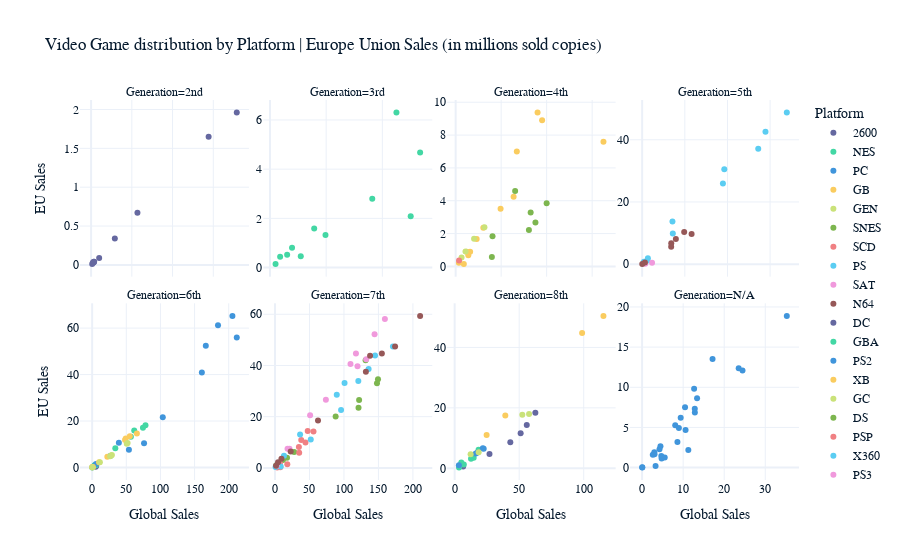

Notebook source saved alongside this figure:
### Code cell
import plotly.express as px

df = result.where(result["EU Sales"] != 0).dropna()

fig = px.scatter(df, x="Global Sales",facet_col="Generation", y="EU Sales", color="Platform", hover_name="Year",facet_col_wrap=4,category_orders={"Generation": ["2nd", "3rd", "4th", "5th","6th","7th","8th"]},title="Video Game distribution by Platform | Europe Union Sales (in millions sold copies)")

fig.update_traces(textposition="bottom right")
fig.update_xaxes(matches=None)
fig.update_yaxes(matches=None,showticklabels=True)
fig.show()

fig.write_image("./img/EUSales.png")

### Figure 1 — Plotly figure (JSON) as saved in the notebook; plotly's stock layout.template omitted (floating-point values rounded to 4 significant figures)
{"data": [{"hovertemplate": "<b>%{hovertext}</b><br><br>Platform=2600<br>Generation=2nd<br>Global Sales=%{x}<br>EU Sales=%{y}<extra></extra>", "hovertext": [1980, 1981, 1982, 1983, 1984, 1985, 1986, 1987, 1988, 1989], "legendgroup": "2600", "marker": {"color": "#6568a0", "symbol": "circle"}, "mode": "markers", "name": "2600", "orientation": "v", "showlegend": true, "x": [11.38, 35.77, 28.86, 5.83, 0.27, 0.45, 0.66, 1.98, 0.75, 0.62], "xaxis": "x5", "y": [0.67, 1.96, 1.65, 0.34, 0.01, 0.03, 0.04, 0.09, 0.04, 0.03], "yaxis": "y5", "type": "scatter", "textposition": "bottom right"}, {"hovertemplate": "<b>%{hovertext}</b><br><br>Platform=NES<br>Generation=3rd<br>Global Sales=%{x}<br>EU Sales=%{y}<extra></extra>", "hovertext": [1983, 1984, 1985, 1986, 1987, 1988, 1989, 1990, 1991, 1992, 1993], "legendgroup": "NES", "marker": {"color": "#43d7a4", "symbol": "circle"}, "mode": "markers", "name": "NES", "orientation": "v", "showlegend": true, "x": [10.96, 50.09, 53.44, 36.41, 19.76, 45.01, 7.85, 15.74, 6.11, 1.98, 3.61], "xaxis": "x6", "y": [0.46, 2.09, 4.68, 2.8, 1.32, 6.3, 0.81, 1.59, 0.52, 0.14, 0.44], "yaxis": "y6", "type": "scatter", "textposition": "bottom right"}, {"hovertemplate": "<b>%{hovertext}</b><br><br>Platform=PC<br>Generation=N/A<br>Global Sales=%{x}<br>EU Sales=%{y}<extra></extra>", "hovertext": [1985, 1988, 1992, 1994, 1995, 1996, 1997, 1998, 1999, 2000, 2001, 2002, 2003, 2004, 2005, 2006, 2007, 2008, 2009, 2010, 2011, 2012, 2013, 2014, 2015, 2016], "legendgroup": "PC", "marker": {"color": "#4095db", "symbol": "circle"}, "mode": "markers", "name": "PC", "orientation": "v", "showlegend": true, "x": [0.03, 0.03, 3.02, 12.85, 4.23, 10.59, 11.26, 3.28, 4.75, 4.68, 5.51, 8.6, 8.96, 10.46, 4.47, 2.97, 9.4, 12.67, 17.16, 24.46, 35.25, 23.53, 12.83, 13.39, 8.07, 2.6], "xaxis": "x4", "y": [0.03, 0.02, 1.66, 6.85, 2.27, 4.68, 2.19, 0.2, 1.13, 1.44, 1.24, 3.17, 4.92, 7.52, 2.67, 1.92, 6.22, 9.83, 13.51, 12.09, 18.89, 12.36, 7.34, 8.62, 5.28, 1.59], "yaxis": "y4", "type": "scatter", "textposition": "bottom right"}, {"hovertemplate": "<b>%{hovertext}</b><br><br>Platform=GB<br>Generation=4th<br>Global Sales=%{x}<br>EU Sales=%{y}<extra></extra>", "hovertext": [1988, 1989, 1990, 1991, 1992, 1994, 1995, 1996, 1997, 1998, 1999, 2000, 2001], "legendgroup": "GB", "marker": {"color": "#facc5f", "symbol": "circle"}, "mode": "markers", "name": "GB", "orientation": "v", "showlegend": true, "x": [1.43, 64.98, 4.89, 5.57, 25.48, 12.17, 3.6, 36.02, 6.37, 26.9, 38.01, 19.76, 9.24], "xaxis": "x7", "y": [0.23, 7.6, 0.89, 0.68, 4.24, 2.36, 0.14, 9.37, 0.9, 7, 8.91, 3.52, 1.67], "yaxis": "y7", "type": "scatter", "textposition": "bottom right"}, {"hovertemplate": "<b>%{hovertext}</b><br><br>Platform=GEN<br>Generation=4th<br>Global Sales=%{x}<br>EU Sales=%{y}<extra></extra>", "hovertext": [1990, 1991, 1992, 1994], "legendgroup": "GEN", "marker": {"color": "#cae279", "symbol": "circle"}, "mode": "markers", "name": "GEN", "orientation": "v", "showlegend": true, "x": [2.6, 4.34, 12.66, 8.11], "xaxis": "x7", "y": [0.55, 0.91, 2.38, 1.68], "yaxis": "y7", "type": "scatter", "textposition": "bottom right"}, {"hovertemplate": "<b>%{hovertext}</b><br><br>Platform=SNES<br>Generation=4th<br>Global Sales=%{x}<br>EU Sales=%{y}<extra></extra>", "hovertext": [1990, 1991, 1992, 1993, 1994, 1995, 1996], "legendgroup": "SNES", "marker": {"color": "#7db64f", "symbol": "circle"}, "mode": "markers", "name": "SNES", "orientation": "v", "showlegend": true, "x": [26.16, 16.21, 32.98, 40.01, 35.08, 32.21, 15.93], "xaxis": "x7", "y": [4.6, 1.84, 3.29, 3.85, 2.67, 2.22, 0.57], "yaxis": "y7", "type": "scatter", "textposition": "bottom right"}, {"hovertemplate": "<b>%{hovertext}</b><br><br>Platform=SCD<br>Generation=4th<br>Global Sales=%{x}<br>EU Sales=%{y}<extra></extra>", "hovertext": [1993], "legendgroup": "SCD", "marker": {"color": "#f08083", "symbol": "circle"}, "mode": "markers", "name": "SCD", "orientation": "v", "showlegend": true, "x": [1.5], "xaxis": "x7", "y": [0.36], "yaxis": "y7", "type": "scatter", "textposition": "bottom right"}, {"hovertemplate": "<b>%{hovertext}</b><br><br>Platform=PS<br>Generation=5th<br>Global Sales=%{x}<br>EU Sales=%{y}<extra></extra>", "hovertext": [1994, 1995, 1996, 1997, 1998, 1999, 2000, 2001, 2002, 2003], "legendgroup": "PS", "marker": {"color": "#5bcdf2", "symbol": "circle"}, "mode": "markers", "name": "PS", "orientation": "v", "showlegend": true, "x": [6.02, 35.92, 94.68, 136.1, 169.6, 144.6, 96.28, 35.52, 6.69, 2.05], "xaxis": "x8", "y": [1.2, 9.85, 25.92, 37.14, 48.74, 42.6, 30.54, 13.72, 1.89, 0.78], "yaxis": "y8", "type": "scatter", "textposition": "bottom right"}, {"hovertemplate": "<b>%{hovertext}</b><br><br>Platform=SAT<br>Generation=5th<br>Global Sales=%{x}<br>EU Sales=%{y}<extra></extra>", "hovertext": [1994, 1995], "legendgroup": "SAT", "marker": {"color": "#f099dc", "symbol": "circle"}, "mode": "markers", "name": "SAT", "orientation": "v", "showlegend": true, "x": [3.64, 11.58], "xaxis": "x8", "y": [0.12, 0.42], "yaxis": "y8", "type": "scatter", "textposition": "bottom right"}, {"hovertemplate": "<b>%{hovertext}</b><br><br>Platform=N64<br>Generation=5th<br>Global Sales=%{x}<br>EU Sales=%{y}<extra></extra>", "hovertext": [1996, 1997, 1998, 1999, 2000, 2001, 2002], "legendgroup": "N64", "marker": {"color": "#965858", "symbol": "circle"}, "mode": "markers", "name": "N64", "orientation": "v", "showlegend": true, "x": [34.11, 39.51, 49.28, 57.96, 34.01, 3.26, 0.08], "xaxis": "x8", "y": [6.72, 8.09, 10.35, 9.74, 5.59, 0.52, 0.02], "yaxis": "y8", "type": "scatter", "textposition": "bottom right"}, {"hovertemplate": "<b>%{hovertext}</b><br><br>Platform=DC<br>Generation=6th<br>Global Sales=%{x}<br>EU Sales=%{y}<extra></extra>", "hovertext": [1998, 1999, 2000], "legendgroup": "DC", "marker": {"color": "#6568a0", "symbol": "circle"}, "mode": "markers", "name": "DC", "orientation": "v", "showlegend": true, "x": [3.39, 5.17, 5.99], "xaxis": "x", "y": [0.61, 0.29, 0.79], "yaxis": "y", "type": "scatter", "textposition": "bottom right"}, {"hovertemplate": "<b>%{hovertext}</b><br><br>Platform=GBA<br>Generation=6th<br>Global Sales=%{x}<br>EU Sales=%{y}<extra></extra>", "hovertext": [2000, 2001, 2002, 2003, 2004, 2005, 2006, 2007], "legendgroup": "GBA", "marker": {"color": "#43d7a4", "symbol": "circle"}, "mode": "markers", "name": "GBA", "orientation": "v", "showlegend": true, "x": [0.06, 61.62, 74.38, 56.73, 78.09, 33.9, 5.35, 3.43], "xaxis": "x", "y": [0.02, 15.92, 17.12, 13.19, 18.15, 8.31, 0.98, 0.9], "yaxis": "y", "type": "scatter", "textposition": "bottom right"}, {"hovertemplate": "<b>%{hovertext}</b><br><br>Platform=PS2<br>Generation=6th<br>Global Sales=%{x}<br>EU Sales=%{y}<extra></extra>", "hovertext": [2000, 2001, 2002, 2003, 2004, 2005, 2006, 2007, 2008, 2009, 2010, 2011], "legendgroup": "PS2", "marker": {"color": "#4095db", "symbol": "circle"}, "mode": "markers", "name": "PS2", "orientation": "v", "showlegend": true, "x": [39.11, 166.4, 205.4, 184.3, 211.8, 160.7, 103.4, 76, 53.83, 26.45, 5.63, 0.47], "xaxis": "x", "y": [10.64, 52.37, 65.27, 61.2, 56.01, 40.86, 21.61, 10.43, 7.63, 4.94, 1.54, 0.13], "yaxis": "y", "type": "scatter", "textposition": "bottom right"}, {"hovertemplate": "<b>%{hovertext}</b><br><br>Platform=XB<br>Generation=6th<br>Global Sales=%{x}<br>EU Sales=%{y}<extra></extra>", "hovertext": [2000, 2001, 2002, 2003, 2004, 2005, 2006, 2007, 2008], "legendgroup": "XB", "marker": {"color": "#facc5f", "symbol": "circle"}, "mode": "markers", "name": "XB", "orientation": "v", "showlegend": true, "x": [0.99, 22.24, 48.15, 55.16, 65.5, 49.17, 10.15, 0.55, 0.18], "xaxis": "x", "y": [0.21, 4.65, 11.78, 13.49, 14.62, 12.49, 2.25, 0.12, 0.04], "yaxis": "y", "type": "scatter", "textposition": "bottom right"}, {"hovertemplate": "<b>%{hovertext}</b><br><br>Platform=GC<br>Generation=6th<br>Global Sales=%{x}<br>EU Sales=%{y}<extra></extra>", "hovertext": [2001, 2002, 2003, 2004, 2005, 2006, 2007], "legendgroup": "GC", "marker": {"color": "#cae279", "symbol": "circle"}, "mode": "markers", "name": "GC", "orientation": "v", "showlegend": true, "x": [26.3, 51.93, 50.66, 28.89, 27.8, 11.29, 0.27], "xaxis": "x", "y": [4.8, 10.49, 10.23, 5.33, 5.13, 2.28, 0.06], "yaxis": "y", "type": "scatter", "textposition": "bottom right"}, {"hovertemplate": "<b>%{hovertext}</b><br><br>Platform=DS<br>Generation=7th<br>Global Sales=%{x}<br>EU Sales=%{y}<extra></extra>", "hovertext": [2004, 2005, 2006, 2007, 2008, 2009, 2010, 2011, 2012, 2013], "legendgroup": "DS", "marker": {"color": "#7db64f", "symbol": "circle"}, "mode": "markers", "name": "DS", "orientation": "v", "showlegend": true, "x": [17.46, 131.4, 121.2, 149.4, 147.9, 122.0, 87.98, 27.8, 11.64, 1.96], "xaxis": "x2", "y": [3.97, 42.06, 23.53, 34.58, 33.05, 26.52, 20.07, 6.18, 3.04, 1.07], "yaxis": "y2", "type": "scatter", "textposition": "bottom right"}, {"hovertemplate": "<b>%{hovertext}</b><br><br>Platform=PSP<br>Generation=7th<br>Global Sales=%{x}<br>EU Sales=%{y}<extra></extra>", "hovertext": [2004, 2005, 2006, 2007, 2008, 2009, 2010, 2011, 2012, 2013], "legendgroup": "PSP", "marker": {"color": "#f08083", "symbol": "circle"}, "mode": "markers", "name": "PSP", "orientation": "v", "showlegend": true, "x": [7.13, 44.23, 55.85, 47.48, 34.68, 38.07, 35.11, 17.89, 7.72, 3.19], "xaxis": "x2", "y": [1.72, 9.91, 14.24, 14.37, 8.14, 10.92, 5.96, 1.45, 0.26, 0.19], "yaxis": "y2", "type": "scatter", "textposition": "bottom right"}, {"hovertemplate": "<b>%{hovertext}</b><br><br>Platform=X360<br>Generation=7th<br>Global Sales=%{x}<br>EU Sales=%{y}<extra></extra>", "hovertext": [2005, 2006, 2007, 2008, 2009, 2010, 2011, 2012, 2013, 2014, 2015, 2016], "legendgroup": "X360", "marker": {"color": "#5bcdf2", "symbol": "circle"}, "mode": "markers", "name": "X360", "orientation": "v", "showlegend": true, "x": [8.32, 51.88, 95.84, 135.8, 120.8, 171.1, 145.1, 100.9, 89.61, 36.42, 13.05, 0.83], "xaxis": "x2", "y": [0.51, 11.12, 22.58, 38.64, 33.91, 47.42, 43.85, 33.17, 28.56, 13.08, 4.77, 0.4], "yaxis": "y2", "type": "scatter", "textposition": "bottom right"}, {"hovertemplate": "<b>%{hovertext}</b><br><br>Platform=PS3<br>Generation=7th<br>Global Sales=%{x}<br>EU Sales=%{y}<extra></extra>", "hovertext": [2006, 2007, 2008, 2009, 2010, 2011, 2012, 2013, 2014, 2015, 2016], "legendgroup": "PS3", "marker": {"color": "#f099dc", "symbol": "circle"}, "mode": "markers", "name": "PS3", "orientation": "v", "showlegend": true, "x": [21.07, 73.81, 119.7, 132.3, 144.4, 159.4, 109.5, 117.4, 50.96, 18.22, 2.59], "xaxis": "x2", "y": [7.47, 26.59, 39.71, 42.43, 52.15, 58.11, 40.55, 44.66, 20.57, 7.43, 0.8], "yaxis": "y2", "type": "scatter", "textposition": "bottom right"}, {"hovertemplate": "<b>%{hovertext}</b><br><br>Platform=Wii<br>Generation=7th<br>Global Sales=%{x}<br>EU Sales=%{y}<extra></extra>", "hovertext": [2006, 2007, 2008, 2009, 2010, 2011, 2012, 2013, 2014, 2015], "legendgroup": "Wii", "marker": {"color": "#965858", "symbol": "circle"}, "mode": "markers", "name": "Wii", "orientation": "v", "showlegend": true, "x": [137.9, 155.0, 174.2, 210.4, 131.8, 62.41, 22.77, 9.36, 4.44, 1.55], "xaxis": "x2", "y": [43.84, 44.65, 47.36, 59.36, 37.5, 18.52, 6.39, 3.61, 2.25, 0.87], "yaxis": "y2", "type": "scatter", "textposition": "bottom right"}, {"hovertemplate": "<b>%{hovertext}</b><br><br>Platform=3DS<br>Generation=8th<br>Global Sales=%{x}<br>EU Sales=%{y}<extra></extra>", "hovertext": [2011, 2012, 2013, 2014, 2015, 2016], "legendgroup": "3DS", "marker": {"color": "#6568a0", "symbol": "circle"}, "mode": "markers", "name": "3DS", "orientation": "v", "showlegend": true, "x": [62.53, 51.14, 55.88, 43.14, 26.99, 6.6], "xaxis": "x3", "y": [18.42, 11.59, 14.34, 8.61, 4.77, 0.57], "yaxis": "y3", "type": "scatter", "textposition": "bottom right"}, {"hovertemplate": "<b>%{hovertext}</b><br><br>Platform=PSV<br>Generation=8th<br>Global Sales=%{x}<br>EU Sales=%{y}<extra></extra>", "hovertext": [2011, 2012, 2013, 2014, 2015, 2016], "legendgroup": "PSV", "marker": {"color": "#43d7a4", "symbol": "circle"}, "mode": "markers", "name": "PSV", "orientation": "v", "showlegend": true, "x": [5.15, 18.53, 12.69, 14.74, 7.1, 3.4], "xaxis": "x3", "y": [1.89, 6.17, 3.15, 3.48, 1.28, 0.3], "yaxis": "y3", "type": "scatter", "textposition": "bottom right"}, {"hovertemplate": "<b>%{hovertext}</b><br><br>Platform=WiiU<br>Generation=8th<br>Global Sales=%{x}<br>EU Sales=%{y}<extra></extra>", "hovertext": [2012, 2013, 2014, 2015, 2016], "legendgroup": "WiiU", "marker": {"color": "#4095db", "symbol": "circle"}, "mode": "markers", "name": "WiiU", "orientation": "v", "showlegend": true, "x": [17.84, 21.84, 22.51, 16.38, 3.29], "xaxis": "x3", "y": [5.25, 6.6, 6.49, 4.9, 0.99], "yaxis": "y3", "type": "scatter", "textposition": "bottom right"}, {"hovertemplate": "<b>%{hovertext}</b><br><br>Platform=PS4<br>Generation=8th<br>Global Sales=%{x}<br>EU Sales=%{y}<extra></extra>", "hovertext": [2013, 2014, 2015, 2016], "legendgroup": "PS4", "marker": {"color": "#facc5f", "symbol": "circle"}, "mode": "markers", "name": "PS4", "orientation": "v", "showlegend": true, "x": [24.76, 98.76, 115.3, 39.25], "xaxis": "x3", "y": [10.99, 44.8, 50.43, 17.48], "yaxis": "y3", "type": "scatter", "textposition": "bottom right"}, {"hovertemplate": "<b>%{hovertext}</b><br><br>Platform=XOne<br>Generation=8th<br>Global Sales=%{x}<br>EU Sales=%{y}<extra></extra>", "hovertext": [2013, 2014, 2015, 2016], "legendgroup": "XOne", "marker": {"color": "#cae279", "symbol": "circle"}, "mode": "markers", "name": "XOne", "orientation": "v", "showlegend": true, "x": [18.6, 52.43, 57.66, 12.37], "xaxis": "x3", "y": [5.29, 17.75, 17.98, 4.63], "yaxis": "y3", "type": "scatter", "textposition": "bottom right"}], "layout": {"xaxis": {"anchor": "y", "domain": [0, 0.235], "title": {"text": "Global Sales"}}, "yaxis": {"anchor": "x", "domain": [0, 0.465], "title": {"text": "EU Sales"}, "showticklabels": true}, "xaxis2": {"anchor": "y2", "domain": [0.255, 0.49], "title": {"text": "Global Sales"}}, "yaxis2": {"anchor": "x2", "domain": [0, 0.465], "showticklabels": true}, "xaxis3": {"anchor": "y3", "domain": [0.51, 0.745], "title": {"text": "Global Sales"}}, "yaxis3": {"anchor": "x3", "domain": [0, 0.465], "showticklabels": true}, "xaxis4": {"anchor": "y4", "domain": [0.765, 1.0], "title": {"text": "Global Sales"}}, "yaxis4": {"anchor": "x4", "domain": [0, 0.465], "showticklabels": true}, "xaxis5": {"anchor": "y5", "domain": [0, 0.235], "showticklabels": false}, "yaxis5": {"anchor": "x5", "domain": [0.535, 1.0], "title": {"text": "EU Sales"}, "showticklabels": true}, "xaxis6": {"anchor": "y6", "domain": [0.255, 0.49], "showticklabels": false}, "yaxis6": {"anchor": "x6", "domain": [0.535, 1.0], "showticklabels": true}, "xaxis7": {"anchor": "y7", "domain": [0.51, 0.745], "showticklabels": false}, "yaxis7": {"anchor": "x7", "domain": [0.535, 1.0], "showticklabels": true}, "xaxis8": {"anchor": "y8", "domain": [0.765, 1.0], "showticklabels": false}, "yaxis8": {"anchor": "x8", "domain": [0.535, 1.0], "showticklabels": true}, "annotations": [{"font": {}, "showarrow": false, "text": "Generation=6th", "x": 0.1175, "xanchor": "center", "xref": "paper", "y": 0.465, "yanchor": "bottom", "yref": "paper"}, {"font": {}, "showarrow": false, "text": "Generation=7th", "x": 0.3725, "xanchor": "center", "xref": "paper", "y": 0.465, "yanchor": "bottom", "yref": "paper"}, {"font": {}, "showarrow": false, "text": "Generation=8th", "x": 0.6275, "xanchor": "center", "xref": "paper", "y": 0.465, "yanchor": "bottom", "yref": "paper"}, {"font": {}, "showarrow": false, "text": "Generation=N/A", "x": 0.8825, "xanchor": "center", "xref": "paper", "y": 0.465, "yanchor": "bottom", "yref": "paper"}, {"font": {}, "showarrow": false, "text": "Generation=2nd", "x": 0.1175, "xanchor": "center", "xref": "paper", "y": 1.0, "yanchor": "bottom", "yref": "paper"}, {"font": {}, "showarrow": false, "text": "Generation=3rd", "x": 0.3725, "xanchor": "center", "xref": "paper", "y": 1.0, "yanchor": "bottom", "yref": "paper"}, {"font": {}, "showarrow": false, "text": "Generation=4th", "x": 0.6275, "xanchor": "center", "xref": "paper", "y": 1.0, "yanchor": "bottom", "yref": "paper"}, {"font": {}, "showarrow": false, "text": "Generation=5th", "x": 0.8825, "xanchor": "center", "xref": "paper", "y": 1.0, "yanchor": "bottom", "yref": "paper"}], "legend": {"title": {"text": "Platform"}, "tracegroupgap": 0}, "title": {"text": "Video Game distribution by Platform | Europe Union Sales (in millions sold copies)"}}}
